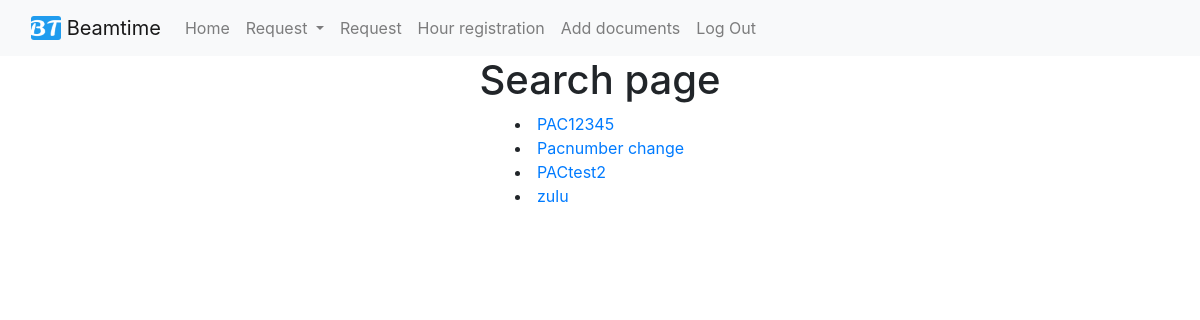
Screenshot of /beamrequest/search/ (signed in) with the database file from the repository.
### beamrequest/models.py (models this page shows, shortened)
class CreateBeamRequestModel(models.Model):
	SELECT		= 'Select'
	REQUEST		= 'Request'
	TENTATIVE	= 'Tentavive'
	ACCEPTED	= 'Accepted'
	CONFIRMED	= 'Confirmed'
	CANCELLED	= 'Cancelled'
	COMPLETED	= 'Completed'
	QUEUED		= 'Queued'
	STATUS_CHOICES = [
		(SELECT, ('Select an option')),
		(REQUEST, ('Request')),
		(TENTATIVE, ('Tentative')),
		(ACCEPTED,  ('Accepted')),
		(CONFIRMED, ('Confirmed')),
		(CANCELLED, ('Cancelled')),
		(COMPLETED, ('Completed')),
		(QUEUED, ('Queued')),
	]
	DIFBEAMS_CHOICES = [tuple([x,x]) for x in range(1,5)]
	SHIFTS_CHOICES = [tuple([x,x]) for x in range(1,17)]
	Project_Code = models.CharField(unique=True, max_length=20, blank = True)
	Pac_Rate = models.CharField(max_length=10, blank = True)
	Partrec_Contact_Name = models.CharField(max_length=50, blank = True)
	Partrec_Contact_Email = models.EmailField(blank = True)
	Previous_Experiment = models.CharField(max_length=200, blank = True)
	Status = models.CharField(max_length=25, choices=STATUS_CHOICES, default='SELECT')
	Project_Title = models.CharField(max_length=100, blank = True)
	Spokesperson_Name = models.CharField(max_length=50, blank = True)
	Spokesperson_Adress = models.CharField(max_length=50, blank = True)
	Spokesperson_Phonenumber = models.CharField(max_length=20, blank = True)
	Spokesperson_Email = models.EmailField(blank = True)
	Collaborator_Name = models.TextField(blank = True)
	Collaborator_Nationality = models.TextField(blank = True)
	Collaborator_Home_Institute = models.TextField(blank = True)
	Different_Beams = models.IntegerField(choices=DIFBEAMS_CHOICES, default='1')
	Shifts = models.IntegerField(choices=SHIFTS_CHOICES, default='1')
	Ion_Species = models.ForeignKey(IonSpecies, on_delete=models.CASCADE)
	Energy = ChainedForeignKey(Energys, chained_field="Ion_Species", chained_model_field="Ion_Species",	show_all=False,	auto_choose=True)
	Flux = models.CharField(max_length=50, blank = True, null = True)
	Start_Date = models.DateTimeField(blank = True, null=True)
	End_Date = models.DateTimeField(blank = True, null=True)
	Requiered_Equipment = models.TextField(blank = True)
	Special_Requirements = models.TextField(blank = True)
	Special_Safety_Procedures = models.TextField(blank = True)
	Lab_Support_Requirements = models.TextField(blank = True)
	Funded = models.CharField(max_length=20, blank = True)
	Summary = models.TextField(blank = True)
	def get_absolute_url(self):
		return f"/beamrequest/{self.Project_Code}"

### beamrequest/views.py (the view)
# urls.py: path('search/', beam_request_search_page, name='search'),
@staff_member_required
def beam_request_search_page(request):
    page_title = 'Search page'
    qs = CreateBeamRequestModel.objects.all() # queryset -> list of python objects
    template_name = 'beam_request_search.html'
    context = {'title': page_title, 'object_list': qs}
    return render(request, template_name, context)

### templates/beam_request_search.html
{% extends "base.html" %}
{% block content %}
<div class="row justify-content-center">
  <div class="col-4 text-left">
    {% for object in object_list %}
    <li><a href="{{ object.get_absolute_url }}/detail/">{{ object.Project_Code }}</a></li>
    {% endfor %}
  </div>
</div>
{% endblock %}

### rows the page displays
CreateBeamRequestModel: Project_Code "PAC12345"
CreateBeamRequestModel: Project_Code "Pacnumber change"
CreateBeamRequestModel: Project_Code "PACtest2"
CreateBeamRequestModel: Project_Code "zulu"

### other values shown
{{ title }} "Search page"
